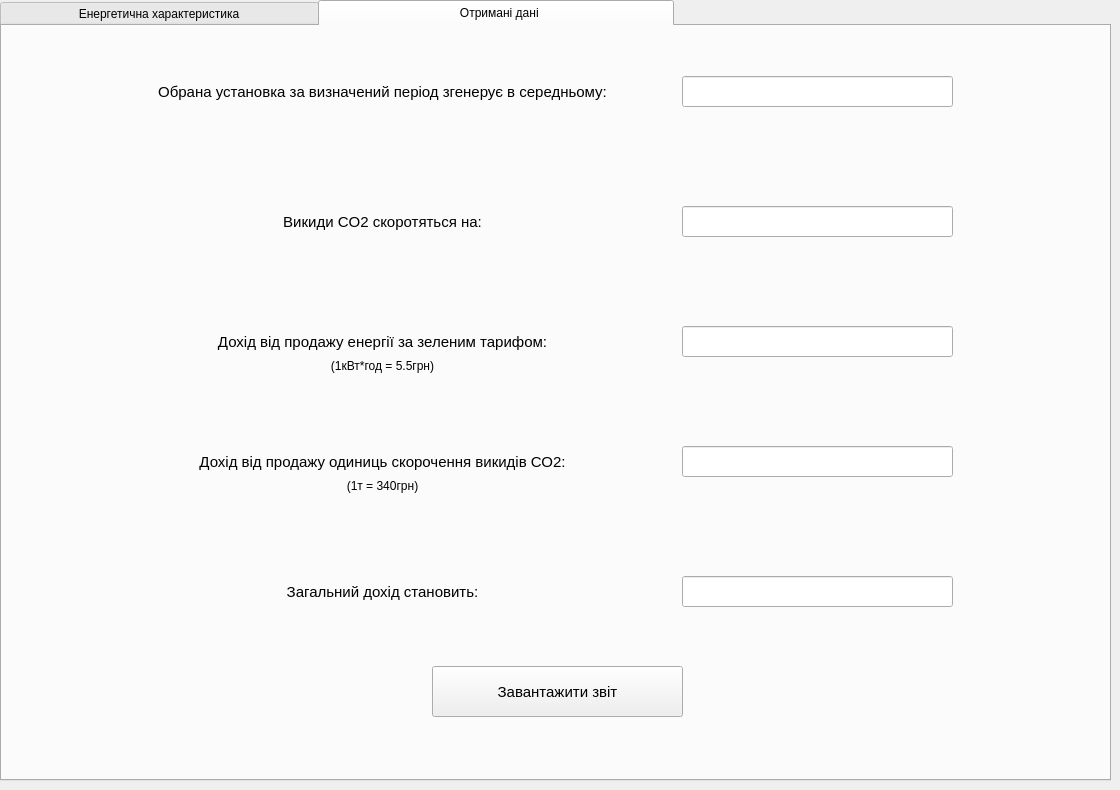
      <widget class="QWidget" name="tab_19">
       <attribute name="title">
        <string>                              Результати розрахунків                                 </string>
       </attribute>
       <widget class="QTabWidget" name="tabWidget_8">
        <property name="geometry">
         <rect>
          <x>0</x>
          <y>0</y>
          <width>1111</width>
          <height>781</height>
         </rect>
        </property>
        <property name="currentIndex">
         <number>1</number>
        </property>
        <widget class="QWidget" name="tab_23">
         <attribute name="title">
          <string>                    Енергетична характеристика                    </string>
         </attribute>
         <widget class="QWidget" name="lab4_energ_harac_graph" native="true">
          <property name="geometry">
           <rect>
            <x>0</x>
            <y>0</y>
            <width>1111</width>
            <height>741</height>
           </rect>
          </property>
         </widget>
        </widget>
        <widget class="QWidget" name="tab_24">
         <attribute name="title">
          <string>                                       Отримані дані                                     </string>
         </attribute>
         <widget class="QLabel" name="label_82">
          <property name="geometry">
           <rect>
            <x>110</x>
            <y>40</y>
            <width>541</width>
            <height>51</height>
           </rect>
          </property>
          <property name="font">
           <font>
            <family>MS Shell Dlg 2</family>
            <pointsize>11</pointsize>
           </font>
          </property>
          <property name="text">
           <string>Обрана установка за визначений період згенерує в середньому:</string>
          </property>
          <property name="alignment">
           <set>Qt::AlignCenter</set>
          </property>
          <property name="wordWrap">
           <bool>false</bool>
          </property>
         </widget>
         <widget class="QLineEdit" name="lab4_count">
          <property name="geometry">
           <rect>
            <x>680</x>
            <y>50</y>
            <width>271</width>
            <height>31</height>
           </rect>
          </property>
          <property name="text">
           <string/>
          </property>
          <property name="alignment">
           <set>Qt::AlignCenter</set>
          </property>
         </widget>
         <widget class="QLabel" name="label_83">
          <property name="geometry">
           <rect>
            <x>110</x>
            <y>170</y>
            <width>541</width>
            <height>51</height>
           </rect>
          </property>
          <property name="font">
           <font>
            <family>MS Shell Dlg 2</family>
            <pointsize>11</pointsize>
           </font>
          </property>
          <property name="text">
           <string>Викиди CO2 скоротяться на:</string>
          </property>
          <property name="alignment">
           <set>Qt::AlignCenter</set>
          </property>
          <property name="wordWrap">
           <bool>false</bool>
          </property>
         </widget>
         <widget class="QLineEdit" name="lab4_co2">
          <property name="geometry">
           <rect>
            <x>680</x>
            <y>180</y>
            <width>271</width>
            <height>31</height>
           </rect>
          </property>
          <property name="text">
           <string/>
          </property>
          <property name="alignment">
           <set>Qt::AlignCenter</set>
          </property>
         </widget>
         <widget class="QLabel" name="label_84">
          <property name="geometry">
           <rect>
            <x>110</x>
            <y>280</y>
            <width>541</width>
            <height>71</height>
           </rect>
          </property>
          <property name="font">
           <font>
            <family>MS Shell Dlg 2</family>
            <pointsize>11</pointsize>
           </font>
          </property>
          <property name="text">
           <string>Дохід від продажу енергії за зеленим тарифом:</string>
          </property>
          <property name="alignment">
           <set>Qt::AlignCenter</set>
          </property>
          <property name="wordWrap">
           <bool>false</bool>
          </property>
         </widget>
         <widget class="QLineEdit" name="lab4_dohid_zelen">
          <property name="geometry">
           <rect>
            <x>680</x>
            <y>300</y>
            <width>271</width>
            <height>31</height>
           </rect>
          </property>
          <property name="text">
           <string/>
          </property>
          <property name="alignment">
           <set>Qt::AlignCenter</set>
          </property>
         </widget>
         <widget class="QLabel" name="label_85">
          <property name="geometry">
           <rect>
            <x>110</x>
            <y>410</y>
            <width>541</width>
            <height>51</height>
           </rect>
          </property>
          <property name="font">
           <font>
            <family>MS Shell Dlg 2</family>
            <pointsize>11</pointsize>
           </font>
          </property>
          <property name="text">
           <string>Дохід від продажу одиниць скорочення викидів СО2:</string>
          </property>
          <property name="alignment">
           <set>Qt::AlignCenter</set>
          </property>
          <property name="wordWrap">
           <bool>false</bool>
          </property>
         </widget>
         <widget class="QLineEdit" name="lab4_dohid_co2">
          <property name="geometry">
           <rect>
            <x>680</x>
            <y>420</y>
            <width>271</width>
            <height>31</height>
           </rect>
          </property>
          <property name="text">
           <string/>
          </property>
          <property name="alignment">
           <set>Qt::AlignCenter</set>
          </property>
         </widget>
         <widget class="QLabel" name="label_86">
          <property name="geometry">
           <rect>
            <x>110</x>
            <y>540</y>
            <width>541</width>
            <height>51</height>
           </rect>
          </property>
          <property name="font">
           <font>
            <family>MS Shell Dlg 2</family>
            <pointsize>11</pointsize>
           </font>
          </property>
          <property name="text">
           <string>Загальний дохід становить:</string>
          </property>
          <property name="alignment">
           <set>Qt::AlignCenter</set>
          </property>
          <property name="wordWrap">
           <bool>false</bool>
          </property>
         </widget>
         <widget class="QLineEdit" name="lab4_dohid_all">
          <property name="geometry">
           <rect>
            <x>680</x>
            <y>550</y>
            <width>271</width>
            <height>31</height>
           </rect>
          </property>
          <property name="text">
           <string/>
          </property>
          <property name="alignment">
           <set>Qt::AlignCenter</set>
          </property>
         </widget>
         <widget class="QLabel" name="label">
          <property name="geometry">
           <rect>
            <x>110</x>
            <y>330</y>
            <width>541</width>
            <height>20</height>
           </rect>
          </property>
          <property name="font">
           <font>
            <pointsize>9</pointsize>
           </font>
          </property>
          <property name="text">
           <string>(1кВт*год = 5.5грн)</string>
          </property>
          <property name="alignment">
           <set>Qt::AlignCenter</set>
          </property>
         </widget>
         <widget class="QLabel" name="label_3">
          <property name="geometry">
           <rect>
            <x>110</x>
            <y>450</y>
            <width>541</width>
            <height>20</height>
           </rect>
          </property>
          <property name="font">
           <font>
            <pointsize>9</pointsize>
           </font>
          </property>
          <property name="text">
           <string>(1т = 340грн)</string>
          </property>
          <property name="alignment">
           <set>Qt::AlignCenter</set>
          </property>
         </widget>
         <widget class="QPushButton" name="lab4_download_zvit">
          <property name="geometry">
           <rect>
            <x>430</x>
            <y>640</y>
            <width>251</width>
            <height>51</height>
           </rect>
          </property>
          <property name="font">
           <font>
            <family>MS Shell Dlg 2</family>
            <pointsize>11</pointsize>
           </font>
          </property>
          <property name="text">
           <string>Завантажити звіт</string>
          </property>
         </widget>
        </widget>
       </widget>
      </widget>
